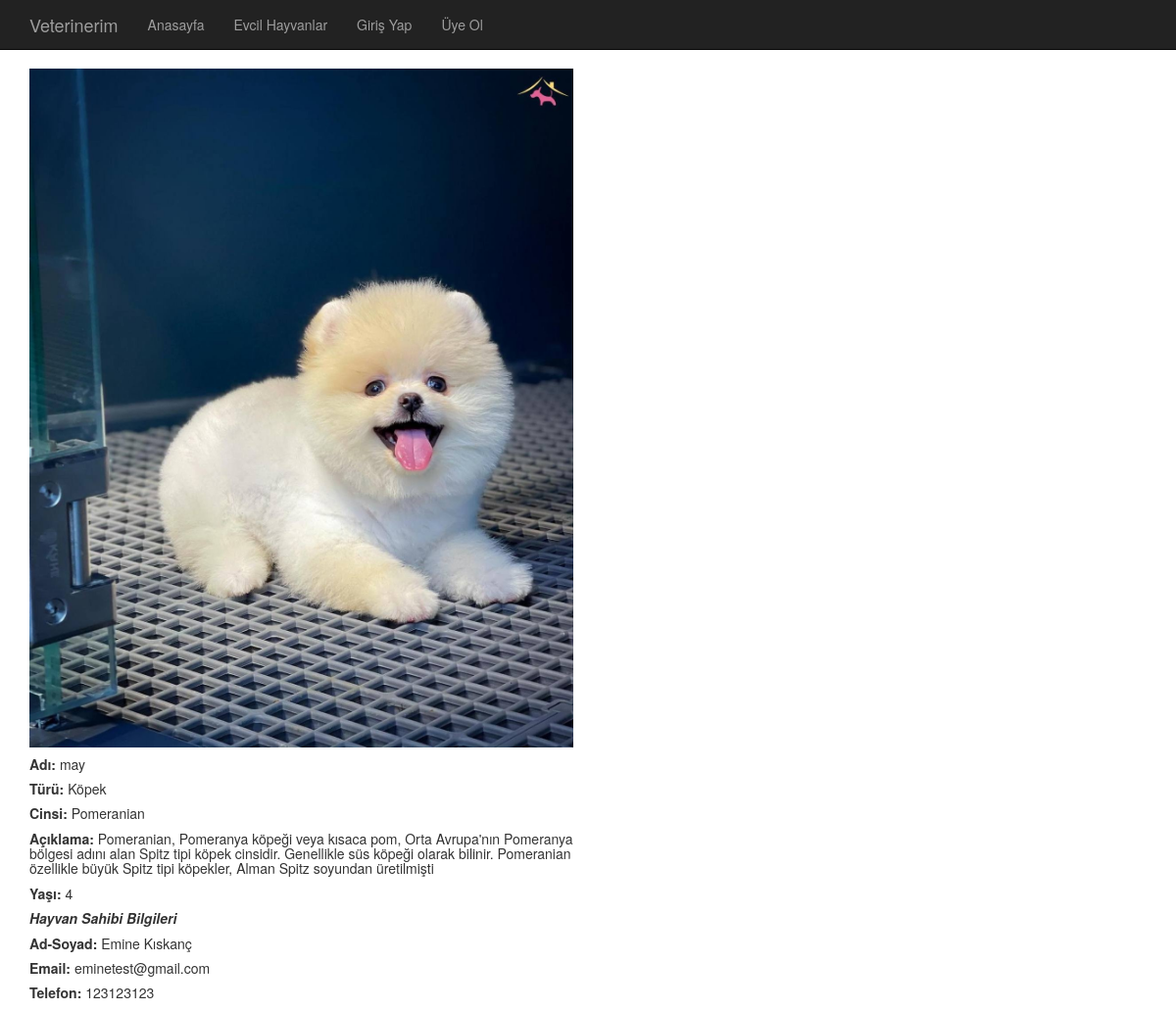
/pet/12/, run on the app's committed database.
### pet/models.py (models this page shows, shortened)
class Pet(models.Model):
    user = models.ForeignKey('auth.User', verbose_name='Hayvan Sahibi', related_name='pets')
    type = models.CharField(max_length=120, verbose_name="Tür")
    breed = models.CharField(max_length=120, verbose_name="Cins")
    name = models.CharField(max_length=60, verbose_name="Ad")
    age = models.PositiveIntegerField(verbose_name="Yaş")
    description = models.TextField(verbose_name="Açıklama")
    image = models.ImageField(null=True, blank=True)
    class Meta:
        ordering = ['-id']

### petowner/models.py (models this page shows, shortened)
class Profile(models.Model):
    user = models.OneToOneField(User, null=True, on_delete=models.CASCADE)
    phone = models.CharField(max_length=13, null=True, blank=True)
    class Meta:
        ordering = ['-id']

### pet/views.py (the view)
# urls.py: url(r'^(?P<id>\d+)/$', pet_detail, name='detail'),  #create dynamic url with id parameter
def pet_detail(request, id):
    pet = get_object_or_404(Pet, id=id)
    petowner_phone = get_object_or_404(Profile, id=id)
    context = {
        'pet': pet,
        'petowner_phone': petowner_phone
    }
    return render(request, 'pet/detail.html', context)

### templates/pet/detail.html (shortened to what this page needs)
{% extends 'base.html' %}
{% block body %}
<div class="container">
        <div class="row">
            <div class="col-md-6 col-md-offset-3>
                <div class="thumbnail">
                    <div class="caption">
                        {% if pet.image %}
                        <img src="{{ pet.image.url}}" class="img-responsive" >
                        {% endif %}
                        <p>
                        <h5><b>Adı:</b> {{pet.name}} </h5>
                        <h5><b>Türü:</b>  {{pet.type}} </h5>
                        <h5> <b>Cinsi: </b> {{pet.breed}} </h5>
                        <h5> <b>Açıklama: </b> {{ pet.description}}</h5>
                        <h5> <b>Yaşı: </b> {{pet.age}} </h5>
                        </p>
                        <p>
                        <h5> <b><i>Hayvan Sahibi Bilgileri </b></i> </h5>
                        <h5> <b>Ad-Soyad:</b>  {{pet.user.get_full_name }}</h5>
                        <h5> <b>Email:</b>  {{pet.user.email }}</h5>
                        <h5> <b>Telefon:</b>  {{petowner_phone.phone}}</h5>
                         </p>
                    </div>
                </div>
            </div>
        </div>
{% endblock %}

### templates/base.html (shortened to what this page needs)
{% load static %}
<!DOCTYPE html>
<html lang="en">
<head>
    <link rel="stylesheet" href="https://maxcdn.bootstrapcdn.com/bootstrap/3.3.7/css/bootstrap.min.css">
    <link rel="stylesheet" href="{% static 'css/style.css' %}">
</head>
<body>
    {% include 'header.html' %}
    {% block body %}
    {% endblock %}
</body>
</html>

### templates/header.html (shortened to what this page needs)
<nav class="navbar navbar-inverse navbar-fixed-top " role="banner" >
    <div class="container">
        <div class="navbar-header">
            <a href="{% url 'home' %}" class="navbar-brand">Veterinerim</a>
        </div>
        <nav class="collapse navbar-collapse" role="navigation">
            <ul class="nav navbar-nav navbar-left">
                <li><a href="{% url 'home' %}">Anasayfa</a></li>
                <li><a href="{% url 'pet:index' %}">Evcil Hayvanlar</a></li>
                {% if not request.user.is_authenticated %}
                    <li><a href="{% url 'petowner:login' %}">Giriş Yap</a></li>
                    <li><a href="{% url 'petowner:signup' %}">Üye Ol</a></li>
                {% else %}
                    <li><a href="{% url 'petowner:logout' %}">Çıkış Yap</a></li>
                {% endif %}
            </ul>
        </nav>
    </div>
</nav>

### static/css/style.css (style rules this page uses)
body { padding-top: 70px; }

### data on the page
Pet: image (picture), name "may", type "Köpek", breed "Pomeranian", description "Pomeranian, Pomeranya köpeği veya kısaca pom, Orta Avrupa'nın Pomeranya bölgesi adını alan Spitz tipi köpek cinsidir. Genellikle süs köpeği olarak bilinir. Pomeranian özellikle büyük Spitz tipi köpekler, Alman Spitz soyundan üretilmişti", age "4", user.get_full_name "Emine Kıskanç", user.email "eminetest@gmail.com"
Profile: phone "123123123"
